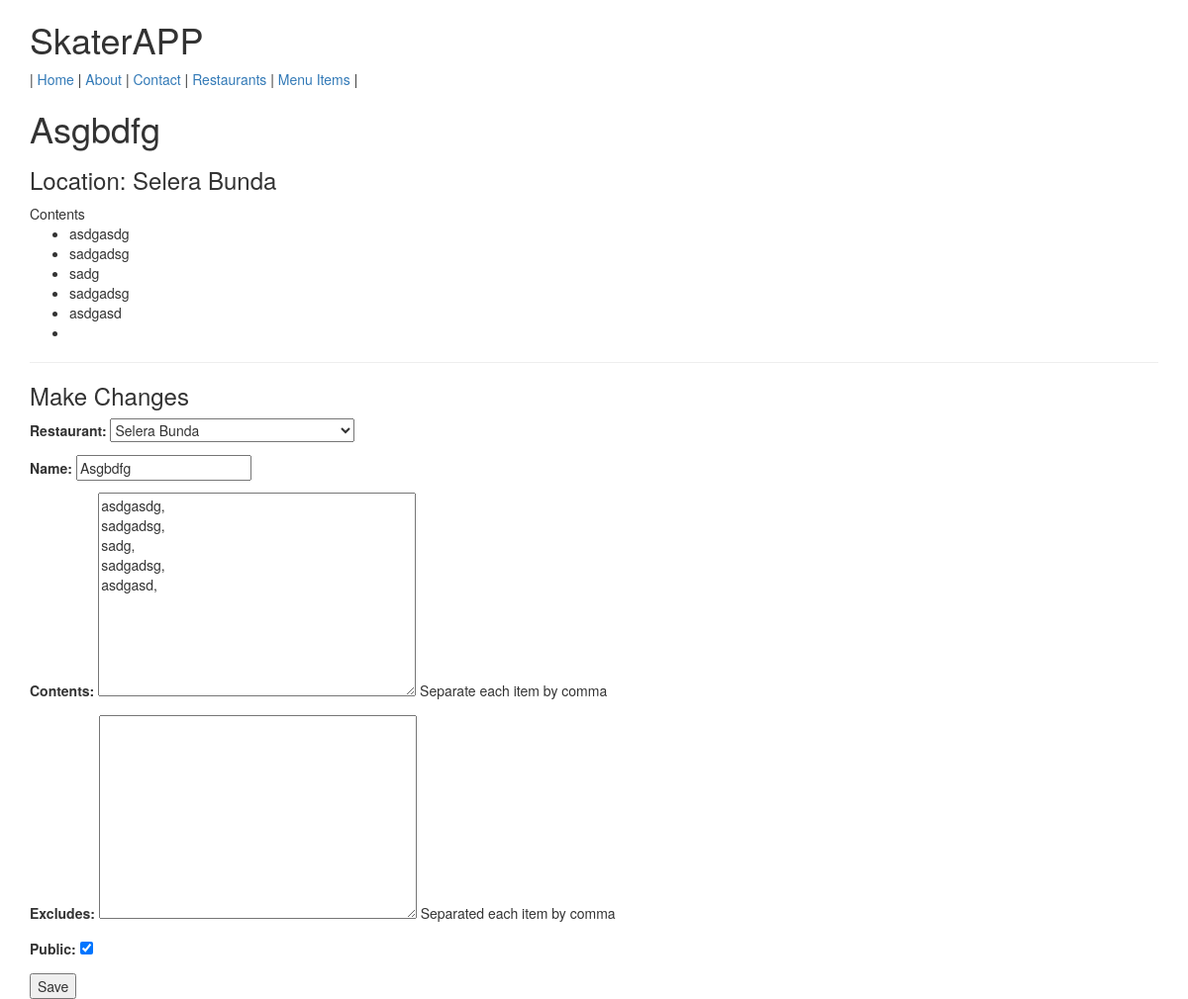
The app's page /items/2/ (signed in) with its own data.
### menus/models.py (models this page shows, shortened)
class Item(models.Model):
    user            = models.ForeignKey(settings.AUTH_USER_MODEL)
    restaurant      = models.ForeignKey(RestaurantLocation)
    name            = models.CharField(max_length=120)
    contents        = models.TextField(blank=True, null=True, help_text='Separate each item by comma')
    excludes        = models.TextField(blank=True, null=True, help_text='Separated each item by comma')
    public          = models.BooleanField(default=True)
    timestamp       = models.DateTimeField(auto_now_add=True)
    updated         = models.DateTimeField(auto_now=True)
    class Meta:
        ordering = ['-updated', '-timestamp']
    def get_contents(self):
        return self.contents.split(",")

### restaurants/models.py (models this page shows, shortened)
class RestaurantLocation(models.Model) :
    owner           = models.ForeignKey(User)  # django models unleashed joincfe
    name            = models.CharField(max_length = 120)
    location        = models.CharField(max_length = 120, null = True, blank = True)
    category        = models.CharField(max_length = 120, null = True, blank = True, validators=[validate_category])
    timestamp       = models.DateTimeField(auto_now_add = True)
    updated         = models.DateTimeField(auto_now=True)
    slug            = models.SlugField(unique=True, null=True, blank=True)
    objects = RestaurantLocationManager() # add Model.objects.all()
    def __str__(self):
        return self.name

### menus/views.py (the view)
# urls.py: url(r'^(?P<pk>\d+)/$', ItemUpdateView.as_view(), name='detail'),
class ItemUpdateView(LoginRequiredMixin, UpdateView):
    template_name = 'menus/detail-update.html'
    form_class = ItemForm
    def get_queryset(self):
        return Item.objects.filter(user=self.request.user)
    def get_context_data(self, *args, **kwargs):
        context = super(ItemUpdateView, self).get_context_data(*args, **kwargs)
        context['title'] = 'Update Item'
        return context
    def get_form_kwargs(self):
        kwargs = super(ItemUpdateView, self).get_form_kwargs()
        kwargs['user'] = self.request.user
        return kwargs

### menus/forms.py
class ItemForm(forms.ModelForm):
    class Meta:
        model = Item
        fields = [
            'restaurant',
            'name',
            'contents',
            'excludes',
            'public'
        ]
    def __init__(self, user=None, *args, **kwargs):
        print(user)
        super(ItemForm, self).__init__(*args, **kwargs)
        self.fields['restaurant'].queryset = RestaurantLocation.objects.filter(owner=user)#.exclude(item__isnull=False)

### restaurants/models.py (called while the page is built)
    def get_queryset(self):
        return RestaurantLocationQuerySet(self.model, using=self._db)

### menus/templates/menus/detail-update.html (shortened to what this page needs)
{% extends 'base.html' %}
{%  block content %}
    <h1>{{ object.name }}</h1>
    <h3>Location: {{ object.restaurant.name }}</h3>
    {% if object.contents %}
        Contents
        <ul>
            {% for item in object.get_contents %}
                <li>{{ item }}</li>
            {% endfor %}
        </ul>
    {% endif %}
    <hr/>
    <h3>Make Changes</h3>
    {% include 'snippets/form_snippet.html' with form=form %}
{% endblock content %}

### restaurants/templates/snippets/form_snippet.html (shortened to what this page needs)
<form method="POST"> {% csrf_token %}
    {{ form.as_p }}
    <button type="submit">Save</button>
</form>

### records on screen
Item: name "Asgbdfg", restaurant.name "Selera Bunda"
RestaurantLocation: name "Asgbdfg"

### other values on screen
{{ item }} "asdgasdg" "sadgadsg" "sadg" "sadgadsg" "asdgasd"
